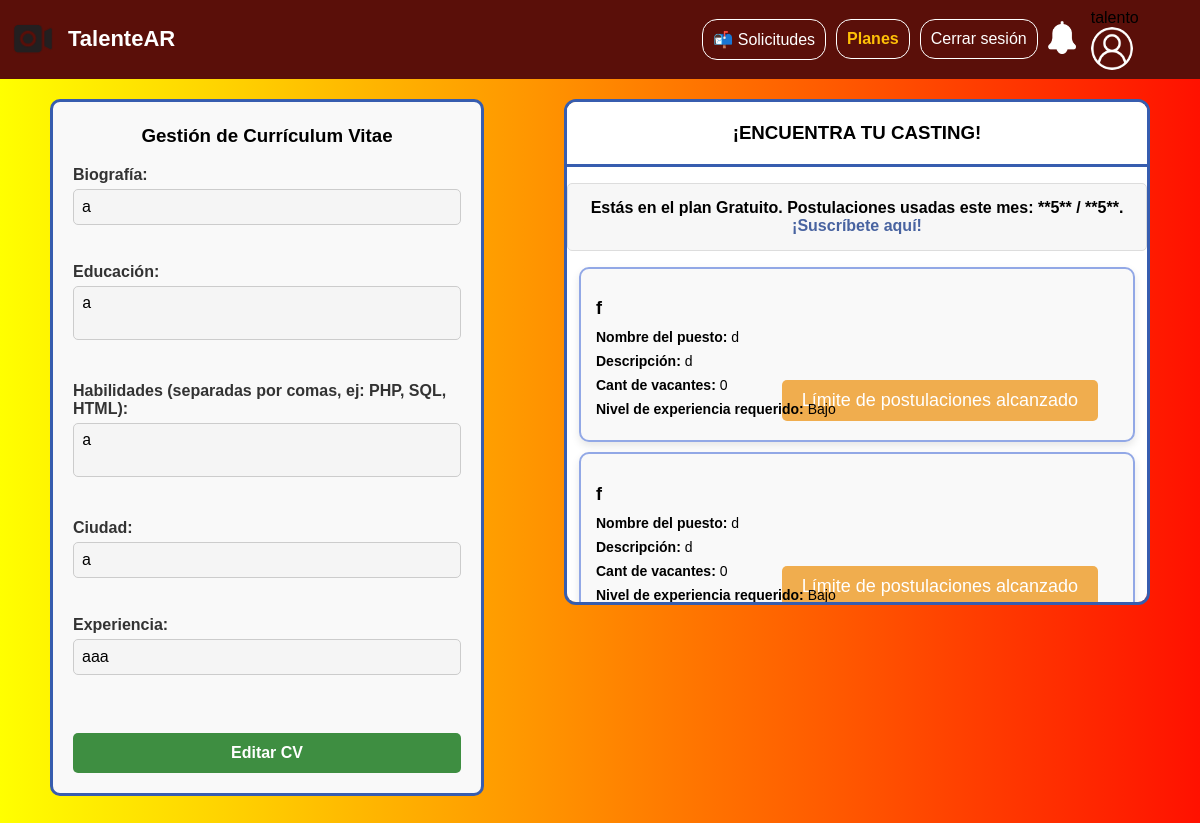
Screenshot of /TalenteAR/Talentear/php/index-logged.php (signed in) with the database file from the repository.
### tables this page shows
CREATE TABLE `talentos` (
  `id_talento` int(11) NOT NULL,
  `nombre` varchar(50) DEFAULT NULL,
  `email` varchar(50) DEFAULT NULL,
  `password` varchar(255) NOT NULL,
  `apellido` varchar(50) NOT NULL,
  `numero_telefono` varchar(20) NOT NULL,
  `tipo_documento` varchar(20) NOT NULL,
  `numero_documento` varchar(20) NOT NULL,
  `fecha_nacimiento` date DEFAULT NULL,
  `es_premium` tinyint(1) NOT NULL DEFAULT 0,
  `postulaciones_mes` int(11) NOT NULL DEFAULT 0
);

CREATE TABLE `curriculums` (
  `curriculum_id` int(11) NOT NULL,
  `usuario_id` int(11) DEFAULT NULL,
  `biografia` text DEFAULT NULL,
  `educacion` text DEFAULT NULL,
  `ciudad` varchar(50) DEFAULT NULL,
  `experiencia` text DEFAULT NULL,
  `habilidades` text DEFAULT NULL
);

CREATE TABLE `castings` (
  `casting_id` int(11) NOT NULL,
  `agencia_id` int(11) DEFAULT NULL,
  `NombrePuesto` varchar(100) DEFAULT NULL,
  `DescripcionPuesto` text DEFAULT NULL,
  `CantVacantes` int(11) DEFAULT NULL,
  `NivelExperiencia` varchar(20) DEFAULT NULL
);

CREATE TABLE `agencias` (
  `id_agencia` int(11) NOT NULL,
  `nombre_agencia` varchar(60) DEFAULT NULL,
  `ubicacion_agencia` text DEFAULT NULL,
  `numero_telefono_agencia` varchar(15) DEFAULT NULL,
  `email_agencia` varchar(255) DEFAULT NULL,
  `password_agencia` varchar(255) DEFAULT NULL,
  `nombre_contacto` varchar(20) DEFAULT NULL,
  `apellido_contacto` varchar(20) DEFAULT NULL
);

### TalenteAR/Talentear/php/index-logged.php (the view, shortened to what this page needs)
<?php
$host = "localhost";
$username = "root";
$password = "";
$database = "agenciatrabajo";
$conn = mysqli_connect($host, $username, $password, $database);
$email = $_SESSION["email"];
$query = "SELECT id_talento, nombre, es_premium, postulaciones_mes FROM talentos WHERE email = ?";
$stmt = mysqli_prepare($conn, $query);
if ($stmt) {
    mysqli_stmt_bind_param($stmt, "s", $email);
    mysqli_stmt_execute($stmt);
    $result = mysqli_stmt_get_result($stmt);
    $nombre = "";
    $id_talento = 0;
    $es_premium = false;
    $postulaciones_mes = 0;
    $LIMITE_GRATUITO = 5;
    if ($result && mysqli_num_rows($result) > 0) {
        $row = mysqli_fetch_assoc($result);
        $nombre = $row["nombre"];
        $id_talento = (int)$row["id_talento"];
        $es_premium = (bool)$row['es_premium'];
        $postulaciones_mes = (int)$row['postulaciones_mes'];
    } else {
        mysqli_stmt_close($stmt);
        mysqli_close($conn);
        header("Location: login.php");
        exit();
    }
} else {
    error_log("Error en la consulta de datos del talento: " . mysqli_error($conn));
    header("Location: error.php?code=500");
    exit();
}
$limite_alcanzado = (!$es_premium && $postulaciones_mes >= $LIMITE_GRATUITO);
$query_cv = "SELECT curriculum_id, biografia, educacion, ciudad, experiencia, habilidades
             FROM curriculums WHERE usuario_id = $id_talento LIMIT 1";
$result_cv = mysqli_query($conn, $query_cv);
$curriculum_data = [
    'biografia' => '', 'educacion' => '', 'ciudad' => '',
    'experiencia' => '', 'habilidades' => ''
];
$curriculum_id_usuario = 0;
$cv_tiene_contenido = false;
if ($result_cv && mysqli_num_rows($result_cv) > 0) {
    $curriculum_data = mysqli_fetch_assoc($result_cv);
    $curriculum_id_usuario = (int) $curriculum_data['curriculum_id'];
    if (
        !empty(trim($curriculum_data['biografia'])) ||
        !empty(trim($curriculum_data['educacion'])) ||
        !empty(trim($curriculum_data['ciudad'])) ||
        !empty(trim($curriculum_data['experiencia'])) ||
        !empty(trim($curriculum_data['habilidades']))
    ) {
        $cv_tiene_contenido = true;
    }
}
$queryOffers = "SELECT o.casting_id, o.agencia_id, o.NombrePuesto, o.DescripcionPuesto, o.CantVacantes, o.NivelExperiencia, d.nombre_agencia
                 FROM castings o
                 INNER JOIN agencias d ON o.agencia_id = d.id_agencia
                 ORDER BY o.casting_id DESC";
$resultOffers = mysqli_query($conn, $queryOffers);
?>
<!DOCTYPE html>
<html>
<head>
    <link rel="stylesheet" type="text/css" href="../css/home-usuarios.css"/>
    <link rel="stylesheet" type="text/css" href="../css/sticky.css"/>
</head>
<body>
<div class="navbar">
    <div class="navbar-title">
        <a href="../php/index-logged.php" class="navbar-title">
            <img class="maleta" src="../../imagenes/logotalentear.png" alt="Logo TalenteAR"/>
            <h2 class="title">TalenteAR</h2>
        </a>
    </div>
    <div class="navbar-links">
        <a href="solicitudes.php" class="box redirect">📬 Solicitudes</a>
        <a href="planes.php" class="box redirect" style="color: #ffc107; font-weight: bold;">Planes</a>
        <a href="cerrar_sesion.php" class="box redirect">Cerrar sesión</a>
        <div class="notif-container">
            <button class="notif-button" onclick="toggleNotificaciones()">
                <img src="../../imagenes/campanita.png" alt="Notificaciones" class="campanita">
            </button>
        </div>
        <div class="profile-menu">
            <span class="welcome-text-navbar"><?= htmlspecialchars($nombre) ?></span>
            <button class="profile-button" onclick="toggleProfileMenu()">
                <img src="../../imagenes/profilelogo.png" alt="Perfil" class="profile-logo" />
            </button>
        </div>
    </div>
</div>
<div class="container">
    <div class="form-container">
        <form action="save_curriculum.php" method="POST" id="curriculumForm">
            <h3><?= $cv_tiene_contenido ? 'Gestión de' : 'Crear' ?> Currículum Vitae</h3>
            <?php $readonly_attr = ($cv_tiene_contenido) ? 'readonly' : ''; ?>
            <label for="biografia">Biografía:</label><br>
            <input type="text" id="biografia" name="biografia" class="DescPuesto" required value="<?= htmlspecialchars($curriculum_data['biografia']) ?>" <?= $readonly_attr ?>><br><br>
            <label for="educacion">Educación:</label><br>
            <textarea id="educacion" name="educacion" class="DescPuesto" required <?= $readonly_attr ?>><?= htmlspecialchars($curriculum_data['educacion']) ?></textarea><br><br>
            <label for="habilidades">Habilidades (separadas por comas, ej: PHP, SQL, HTML):</label><br>
            <textarea id="habilidades" name="habilidades" class="DescPuesto" required <?= $readonly_attr ?>><?= htmlspecialchars($curriculum_data['habilidades']) ?></textarea><br><br>
            <label for="ciudad">Ciudad:</label><br>
            <input type="text" id="ciudad" name="ciudad" required value="<?= htmlspecialchars($curriculum_data['ciudad']) ?>" <?= $readonly_attr ?>><br><br>
            <label for="experiencia">Experiencia:</label><br>
            <input type="text" id="experiencia" name="experiencia" class="DescPuesto" required value="<?= htmlspecialchars($curriculum_data['experiencia']) ?>" <?= $readonly_attr ?>><br><br>
            <div class="form-actions">
                <?php if ($cv_tiene_contenido): ?>
                    <button type="button" id="editButton" class="boton-editar" onclick="toggleEdit()">Editar CV</button>
                <?php else: ?>
                    <input type="submit" name="submit_curriculum" value="Publicar CV" class="boton-publicar">
                <?php endif; ?>
            </div>
        </form>
    </div>
    <div class="castings-container">
        <h3 class="sticky-header">¡ENCUENTRA TU CASTING!</h3>
        <p style="padding: 15px; background-color: #f7f7f7; border-radius: 5px; text-align: center; border: 1px solid #ddd; font-weight: bold;">
            <?php if ($es_premium): ?>
                🎉 Eres usuario **PREMIUM**. Postulaciones ilimitadas.
            <?php else: ?>
                Estás en el plan Gratuito. Postulaciones usadas este mes: **<?= $postulaciones_mes ?>** / **<?= $LIMITE_GRATUITO ?>**.
                <a href="planes.php" style="color: #4863a0; font-weight: bold; text-decoration: none;">¡Suscríbete aquí!</a>
            <?php endif; ?>
        </p>
        <?php
            if ($resultOffers) {
                while ($row = mysqli_fetch_assoc($resultOffers)) {
                    $casting_id_actual = $row['casting_id'];
                    $agencia_id_actual = $row['agencia_id'];
                    $yaPostulado = false;
                    if ($curriculum_id_usuario > 0) {
                        $checkQuery = "
                            SELECT 1 FROM notificaciones n
                            WHERE n.curriculum_id = $curriculum_id_usuario
                            AND n.agencia_id = $agencia_id_actual
                            AND n.casting_id = $casting_id_actual LIMIT 1";
                        $checkResult = mysqli_query($conn, $checkQuery);
                        $yaPostulado = ($checkResult && mysqli_num_rows($checkResult) > 0);
                    }
                    echo "<div class='offer'>";
                    echo "<h2>" . htmlspecialchars($row['nombre_agencia']) . "</h2>";
                    echo "<p><strong>Nombre del puesto:</strong> " . htmlspecialchars($row['NombrePuesto']) . "</p>";
                    echo "<p><strong>Descripción:</strong> " . htmlspecialchars($row['DescripcionPuesto']) . "</p>";
                    echo "<p><strong>Cant de vacantes:</strong> " . htmlspecialchars($row['CantVacantes']) . "</p>";
                    echo "<p><strong>Nivel de experiencia requerido:</strong> " . htmlspecialchars($row['NivelExperiencia']) . "</p>";
                    echo "<form id='form{$casting_id_actual}' action='enviar_solicitud.php' method='POST' class='hideform'>";
                    if ($yaPostulado) {
                        echo "<input type='button' value='Ya te postulaste' class='boton-solicitud' style='background-color: #4CAF50;' disabled>";
                    } else if (!$cv_tiene_contenido) {
                        echo "<input type='button' value='Crea un CV para postular' class='boton-solicitud' style='background-color: #888;' disabled title='Debes crear un currículum primero'>";
                    } else if ($limite_alcanzado) {
                        echo "<input type='button' value='Límite de postulaciones alcanzado' class='boton-solicitud' style='background-color: #f0ad4e;' disabled title='Has alcanzado el límite de {$LIMITE_GRATUITO} postulaciones gratuitas este mes. ¡Hazte Premium para postular sin límites!'>";
                    } else {
                        echo "<input type='submit' id='enviarBtn{$casting_id_actual}' name='enviar_solicitud' value='Postularse' class='boton-solicitud'>";
                    }
                    echo "</form>";
                    echo "</div>";
                }
            } else {
                echo "<p style='text-align:center; color:gray;'>No se pudieron cargar las ofertas.</p>";
            }
        ?>
    </div>
</div>
</body>
</html>

### TalenteAR/Talentear/css/home-usuarios.css (style rules this page uses)
h3 { text-align: center; }
form { margin-left: 30px; max-width: 400px; padding: 5px 20px 20px 20px; border: 3px solid #375daf; border-radius: 10px; background-color: #f9f9f9; }
label { font-weight: bold; color: #333; }
input[type="text"] { width: 100%; padding: 8px; margin: 5px 0 20px 0; box-sizing: border-box; border: 1px solid #ccc; border-radius: 5px; font-size: 16px; }
.DescPuesto { width: 100%; padding: 8px; margin: 5px 0 20px 0; box-sizing: border-box; border: 1px solid #ccc; border-radius: 5px; font-size: 16px; max-height: 100px; resize: none; }
.boton-solicitud { display: block; margin: 0 auto; background-color: #5159c9; color: white; padding: 10px 20px; border: none; border-radius: 5px; cursor: pointer; font-size: 18px; transition: 0.3s ease; }
.castings-container:not(.hideform) { border: 3px solid #375daf; border-radius: 12px; background-color: white; margin: 0px 30px 0px 0px; flex-wrap: wrap; justify-content: space-around; width: 50%; max-height: 500px; overflow-y: auto; }
.hideform { margin-top: -50px; float: right; background-color: transparent; border: none; }
.form-container { width: 40%; }
.castings-container { float: right; width: 55%; }
.offer { width: 90%; margin: 10px auto; padding: 15px; border: 2px solid #92a8e6; border-radius: 10px; background-color: #f9f9f9; box-shadow: 0 4px 8px rgba(0, 0, 0, 0.1); }
.offer h2 { margin-bottom: 10px; font-size: 18px; }
.offer p { margin: 8px 0; font-size: 14px; }
.container { display: flex; flex-direction: row; justify-content: space-between; padding: 20px; }
.sticky-header { text-align: center; position: sticky; top: 0; margin: 0px; padding: 20px 0px; border-bottom: 3px solid #375daf; background-color: #ffffff; z-index: 1; }
.profile-button { display: flex; align-items: center; border: 0px; padding: 0px; background-color: transparent; }
.profile-logo { width: 42.67px; height: auto; border-radius: 50%; filter: invert(1); margin-right: 2vh; }
.notif-container { position: relative; margin-right: 15px; }
.notif-button { background: none; border: none; cursor: pointer; padding: 0; position: relative; }
.campanita { width: 28px; filter: invert(100%); display: block; }

### TalenteAR/Talentear/css/sticky.css (style rules this page uses)
body:not(.body-solicitudes) { background: linear-gradient(to right, #ffff00, #ff1100); font-family: Arial, sans-serif; max-width: 100%; margin: 0; }
.navbar { background-color: #5A0F09; padding: 8px; display: flex; justify-content: space-between; align-items: center; position: relative; }
.navbar::after { content: ""; position: absolute; left: 0; bottom: 0; width: 100%; height: 10px; z-index: 0; }
.maleta { width: 50px; }
.title { text-align: center; font-size: 22px; font-weight: bold; margin-left: 10px; }
.navbar-title, .navbar-title:visited, .navbar-title:hover { display: flex; align-items: center; color: #ffffff; text-decoration: none; }
.navbar-links { display: flex; align-items: center; }
.box { color: white; text-decoration: none; margin-right: 10px; }
.box { border: 1px solid #ffffff; border-radius: 15px; padding: 10px; margin-right: 10px; text-decoration: none; }
.redirect:link, .redirect:active, .redirect:visited, .redirect:hover { color: #fff; }

### TalenteAR/Talentear/php/index-logged.php (style rules this page uses)
.form-actions { display: flex; gap: 10px; margin-top: 20px; align-items: center; width: 100%; justify-content: center; }
.boton-eliminar, .boton-publicar, .boton-editar { flex-grow: 1; text-align: center; box-sizing: border-box; height: 40px; font-size: 16px; display: block; border-radius: 5px; padding: 10px 15px; cursor: pointer; font-weight: bold; border: none; color: white; }
.boton-editar { background-color: #3e8e41; }
.DescPuesto[readonly], input[readonly] { background-color: #f5f5f5; cursor: default; }

### rows the page displays
talentos: nombre "talento", postulaciones_mes "5"
curriculums: biografia "a", educacion "a", habilidades "a", ciudad "a", experiencia "aaa"
castings: agencia.nombre_agencia "f", NombrePuesto "d", DescripcionPuesto "d", CantVacantes "0", NivelExperiencia "Bajo"
castings: agencia.nombre_agencia "f", NombrePuesto "d", DescripcionPuesto "d", CantVacantes "0", NivelExperiencia "Bajo"

### other values shown
$LIMITE_GRATUITO "5"
